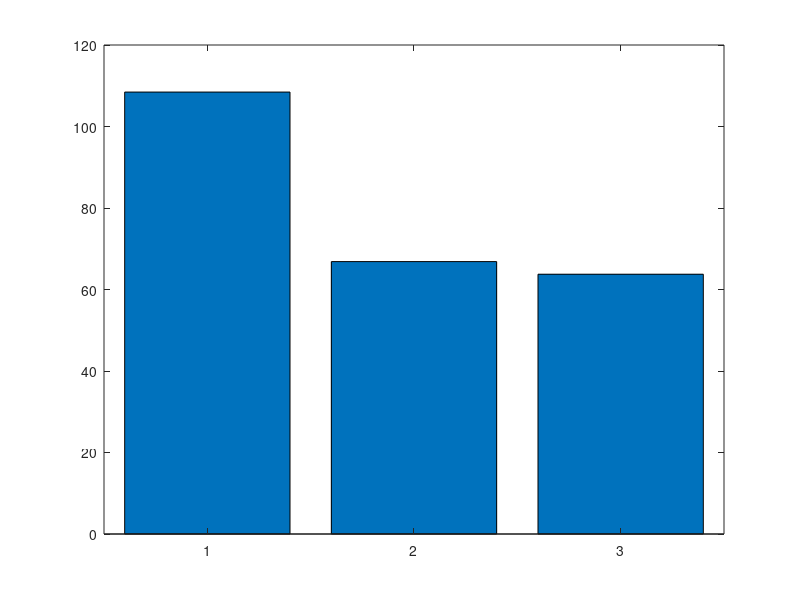

Reproduce this figure in MATLAB. (Note: this script raises an error after producing the figure.)
average_Q = [
    62.00, 636.24, 15.52, 224174.032363, 71501.230273;
    62.00, 640.57, 10.89, 197600.798617, 63025.646981;
    61.00, 640.57, 13.77, 205862.156275, 65660.661939;
    58.00, 640.57, 13.53, 216477.382087, 69046.345395;
    58.00, 640.57, 11.25, 194263.802010, 61961.190464;
    70.00, 640.57, 12.55, 192689.124062, 61459.492405;
    60.00, 640.57, 14.27, 203615.200906, 64943.872349;
    65.00, 640.57, 10.70, 203497.420584, 64906.486368;
    71.00, 640.57, 19.80, 225142.332501, 71810.536535;
    69.00, 640.57, 12.84, 204603.282762, 65259.475405;
    57.00, 640.57, 12.93, 199789.052560, 63723.465381;
    59.00, 640.57, 12.35, 213469.874807, 68087.009528;
    58.00, 640.57, 12.30, 214634.852187, 68458.593393;
    60.00, 636.24, 15.41, 226049.928236, 72099.416975;
    67.00, 631.91, 16.26, 240096.663661, 76579.886689;
    67.00, 636.24, 13.60, 217245.609288, 69291.575372;
    72.00, 631.91, 15.33, 224241.372592, 71522.885091;
    69.00, 631.91, 16.50, 234591.990059, 74824.221378;
    70.00, 631.91, 16.87, 239334.540401, 76336.974485;
    60.00, 631.91, 16.09, 268782.818495, 85729.034371;
];

average_fixed = [
    114.00, 640.57, 56.11, 270564.976529, 86299.201318;
    140.00, 640.57, 93.80, 331761.512981, 105819.178066;
    139.00, 640.57, 91.67, 313889.972623, 100118.785854;
    140.00, 640.57, 92.59, 331124.205552, 105615.706122;
    140.00, 640.57, 97.39, 356001.844949, 113550.871274;
    142.00, 640.57, 93.52, 319089.430453, 101777.244277;
    60.00, 640.57, 13.63, 199873.425606, 63750.461711;
    76.00, 640.57, 28.09, 251648.336908, 80264.904170;
    72.00, 640.57, 24.18, 237389.936130, 75716.755381;
    54.00, 640.57, 12.72, 222624.022470, 71006.633320;
    69.00, 640.57, 22.33, 236479.914883, 75426.408600;
    68.00, 640.57, 22.26, 243992.090697, 77822.358605;
    141.00, 640.57, 92.93, 311898.057340, 99483.505457;
    136.00, 640.57, 90.88, 298076.684558, 95074.974713;
    95.00, 640.57, 52.28, 288876.434208, 92139.104646;
    94.00, 640.57, 49.44, 281700.083552, 89850.042604;
    134.00, 640.57, 89.59, 345886.459771, 110324.183791;
    132.00, 640.57, 88.16, 302702.285801, 96550.142748;
    133.00, 640.57, 82.89, 292902.585702, 93424.540791;
    90.00, 640.57, 43.21, 279806.723805, 89246.144654;
];


average_sumo = [
    76.00, 640.57, 17.85, 219820.671354, 70113.380202;
    60.00, 640.57, 13.15, 220497.003193, 70328.403138;
    61.00, 640.57, 13.70, 207206.379684, 66089.331054;
    62.00, 640.57, 14.88, 210140.420092, 67025.206956;
    58.00, 640.57, 14.90, 214009.349505, 68258.986975;
    60.00, 640.57, 11.56, 208934.862864, 66640.724997;
    63.00, 640.57, 16.09, 208156.850610, 66392.521953;
    61.00, 640.57, 12.55, 214925.934027, 68551.441232;
    71.00, 640.57, 24.25, 245309.243160, 78242.690263;
    56.00, 640.57, 14.57, 225062.391875, 71784.383685;
    69.00, 640.57, 22.73, 225234.028191, 71839.382941;
    70.00, 640.57, 23.23, 247570.102671, 78963.704966;
    141.00, 640.57, 93.20, 322898.786235, 102992.511633;
    61.00, 636.24, 14.50, 235565.991108, 75134.702108;
    59.00, 636.24, 14.52, 232010.619722, 74000.544969;
    60.00, 636.24, 14.27, 236258.828520, 75355.623227;
    61.00, 636.24, 15.33, 235396.756071, 75080.729464;
    60.00, 636.24, 14.80, 235368.538579, 75071.652967;
    66.00, 636.24, 15.34, 221358.349010, 70603.169277;
    62.00, 636.24, 14.98, 222038.483876, 70820.017390;
];





% Load datasets
data1 = average_fixed();
data2 = average_sumo();
data3 = average_Q();

% Extract columns for each parameter
durations = [mean(data1(:, 1)), mean(data2(:, 1)), mean(data3(:, 1))];
routeLengths = [mean(data1(:, 2)), mean(data2(:, 2)), mean(data3(:, 2))];
timeLosses = [mean(data1(:, 3)), mean(data2(:, 3)), mean(data3(:, 3))];
co2Emissions = [mean(data1(:, 4)), mean(data2(:, 4)), mean(data3(:, 4))];
fuelConsumptions = [mean(data1(:, 5)), mean(data2(:, 5)), mean(data3(:, 5))];

% Combine parameters into a matrix for grouped bars
parameters = [
    durations;
    routeLengths;
    timeLosses;
    co2Emissions;
    fuelConsumptions
];

% Custom dataset names and parameter labels
datasetNames = {'Fixed route', 'SUMO generated', 'Q-learning'};
parameterNames = {'Duration', 'Route Length', 'Time Loss', 'CO2 Emissions', 'Fuel Consumption'};

% Custom colors for datasets
customColors = [
    1, 0, 0;   % Red for Dataset 1
    0, 1, 0;   % Green for Dataset 2
    0, 0, 1    % Blue for Dataset 3
];

% Loop through each parameter to plot
for i = 1:size(parameters, 1)
    figure;

    % Create a bar plot with custom colors
    b = bar(parameters(i, :));
    b.FaceColor = 'flat';
    for j = 1:length(customColors)
        b.CData(j, :) = customColors(j, :);
    end
    
    % Set title, labels, and grid
    title(['Comparison of ', parameterNames{i}, ' Across Datasets']);
    xlabel('Datasets');
    ylabel(parameterNames{i});
    xticks(1:3);
    xticklabels(datasetNames); % Use custom names for datasets
    grid on;
end

